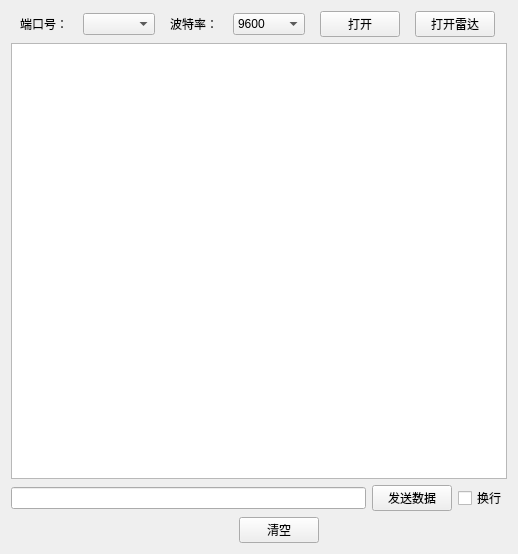
<?xml version="1.0" encoding="UTF-8"?>
<ui version="4.0">
 <class>Widget</class>
 <widget class="QWidget" name="Widget">
  <property name="windowModality">
   <enum>Qt::WindowModal</enum>
  </property>
  <property name="enabled">
   <bool>true</bool>
  </property>
  <property name="geometry">
   <rect>
    <x>0</x>
    <y>0</y>
    <width>518</width>
    <height>554</height>
   </rect>
  </property>
  <property name="sizePolicy">
   <sizepolicy hsizetype="Fixed" vsizetype="Fixed">
    <horstretch>0</horstretch>
    <verstretch>0</verstretch>
   </sizepolicy>
  </property>
  <property name="maximumSize">
   <size>
    <width>14777202</width>
    <height>14777215</height>
   </size>
  </property>
  <property name="layoutDirection">
   <enum>Qt::LeftToRight</enum>
  </property>
  <layout class="QGridLayout" name="gridLayout">
   <item row="2" column="0">
    <layout class="QVBoxLayout" name="verticalLayout">
     <item>
      <widget class="QTextEdit" name="textEdit_readA">
       <property name="tabChangesFocus">
        <bool>false</bool>
       </property>
      </widget>
     </item>
     <item>
      <layout class="QHBoxLayout" name="horizontalLayout_3">
       <item>
        <widget class="QLineEdit" name="lineEdit_writeA"/>
       </item>
       <item>
        <widget class="QPushButton" name="pushButton_sendA">
         <property name="text">
          <string>发送数据</string>
         </property>
        </widget>
       </item>
       <item>
        <widget class="QCheckBox" name="checkBoxA">
         <property name="text">
          <string>换行</string>
         </property>
        </widget>
       </item>
      </layout>
     </item>
    </layout>
   </item>
   <item row="0" column="0">
    <layout class="QHBoxLayout" name="horizontalLayout">
     <item>
      <widget class="QLabel" name="label">
       <property name="sizePolicy">
        <sizepolicy hsizetype="Fixed" vsizetype="Preferred">
         <horstretch>0</horstretch>
         <verstretch>0</verstretch>
        </sizepolicy>
       </property>
       <property name="text">
        <string>端口号：</string>
       </property>
      </widget>
     </item>
     <item>
      <widget class="QComboBox" name="comboBox_portNameA">
       <property name="sizePolicy">
        <sizepolicy hsizetype="Fixed" vsizetype="Fixed">
         <horstretch>0</horstretch>
         <verstretch>0</verstretch>
        </sizepolicy>
       </property>
      </widget>
     </item>
     <item>
      <widget class="QLabel" name="label_2">
       <property name="sizePolicy">
        <sizepolicy hsizetype="Fixed" vsizetype="Preferred">
         <horstretch>0</horstretch>
         <verstretch>0</verstretch>
        </sizepolicy>
       </property>
       <property name="text">
        <string>波特率：</string>
       </property>
      </widget>
     </item>
     <item>
      <widget class="QComboBox" name="comboBox_baudRateA">
       <property name="sizePolicy">
        <sizepolicy hsizetype="Fixed" vsizetype="Fixed">
         <horstretch>0</horstretch>
         <verstretch>0</verstretch>
        </sizepolicy>
       </property>
       <item>
        <property name="text">
         <string>9600</string>
        </property>
       </item>
       <item>
        <property name="text">
         <string>14400</string>
        </property>
       </item>
       <item>
        <property name="text">
         <string>19200</string>
        </property>
       </item>
       <item>
        <property name="text">
         <string>28800</string>
        </property>
       </item>
       <item>
        <property name="text">
         <string>38400</string>
        </property>
       </item>
       <item>
        <property name="text">
         <string>57600</string>
        </property>
       </item>
       <item>
        <property name="text">
         <string>115200</string>
        </property>
       </item>
       <item>
        <property name="text">
         <string>230400</string>
        </property>
       </item>
       <item>
        <property name="text">
         <string>460800</string>
        </property>
       </item>
      </widget>
     </item>
     <item>
      <widget class="QPushButton" name="pushButton_comopenA">
       <property name="sizePolicy">
        <sizepolicy hsizetype="Fixed" vsizetype="Fixed">
         <horstretch>0</horstretch>
         <verstretch>0</verstretch>
        </sizepolicy>
       </property>
       <property name="text">
        <string>打开</string>
       </property>
      </widget>
     </item>
     <item>
      <widget class="QPushButton" name="pushButton_saveA">
       <property name="sizePolicy">
        <sizepolicy hsizetype="Fixed" vsizetype="Fixed">
         <horstretch>0</horstretch>
         <verstretch>0</verstretch>
        </sizepolicy>
       </property>
       <property name="text">
        <string>打开雷达</string>
       </property>
      </widget>
     </item>
    </layout>
   </item>
   <item row="6" column="0">
    <layout class="QGridLayout" name="gridLayout_2">
     <item row="0" column="0">
      <spacer name="horizontalSpacer">
       <property name="orientation">
        <enum>Qt::Horizontal</enum>
       </property>
       <property name="sizeType">
        <enum>QSizePolicy::Fixed</enum>
       </property>
       <property name="sizeHint" stdset="0">
        <size>
         <width>40</width>
         <height>20</height>
        </size>
       </property>
      </spacer>
     </item>
     <item row="0" column="1">
      <spacer name="verticalSpacer">
       <property name="orientation">
        <enum>Qt::Vertical</enum>
       </property>
       <property name="sizeType">
        <enum>QSizePolicy::Fixed</enum>
       </property>
       <property name="sizeHint" stdset="0">
        <size>
         <width>0</width>
         <height>0</height>
        </size>
       </property>
      </spacer>
     </item>
     <item row="0" column="2">
      <widget class="QPushButton" name="pushButton_proc">
       <property name="sizePolicy">
        <sizepolicy hsizetype="Fixed" vsizetype="Fixed">
         <horstretch>0</horstretch>
         <verstretch>0</verstretch>
        </sizepolicy>
       </property>
       <property name="text">
        <string>清空</string>
       </property>
      </widget>
     </item>
    </layout>
   </item>
  </layout>
 </widget>
 <layoutdefault spacing="6" margin="11"/>
 <resources/>
 <connections/>
</ui>
